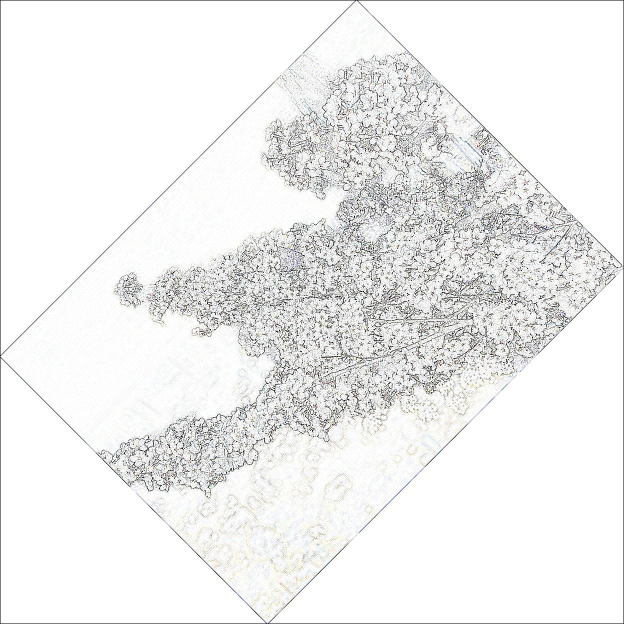
#> input picture img/picture35.jpg, 1248 x 1248 px, given in place of picture50.jpg, which was not available (shown at 1/2 size)
$ python '21-예제.py'
#> lines starting #> are read from the running program, lines starting #| are printed output that depends on the picture; pictures that were not available may be replaced by others from this repository, and a replacement may not be noted
from PIL import Image, ImageFilter, ImageEnhance, ImageOps
import random
num1 = random.randint(1, 99)
if num1 < 10:
    num1 = "0" + str(num1)
else:
    num1 = str(num1)
pic1 = "C:\파이썬 공부\img\picture"+num1+".jpg"
img = Image.open(pic1)
#> img is the input picture: PIL image 1248x1248 RGB; mean R, G, B 239, 239, 238.6
img = img.transpose(Image.FLIP_LEFT_RIGHT)
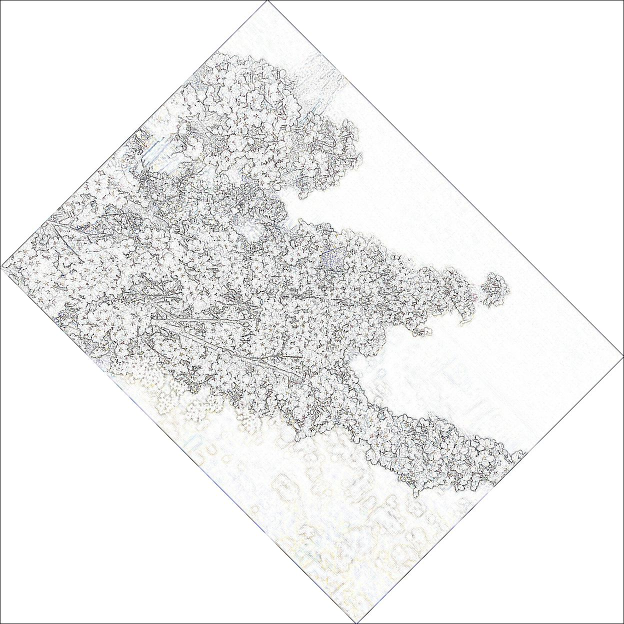
#> img: PIL image 1248x1248 RGB (shown at 1/2 size); mean R, G, B 239, 239, 238.6
img = img.transpose(Image.FLIP_TOP_BOTTOM)
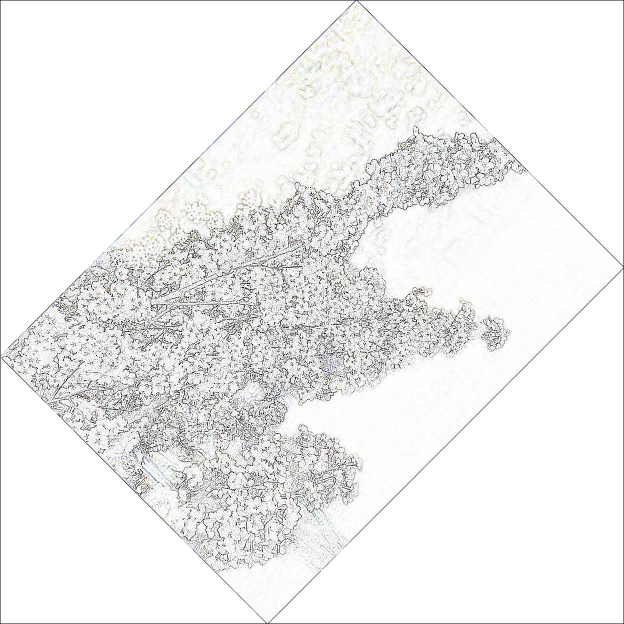
#> img: PIL image 1248x1248 RGB (shown at 1/2 size); mean R, G, B 239, 239, 238.6
img = img.rotate(45, expand=True)
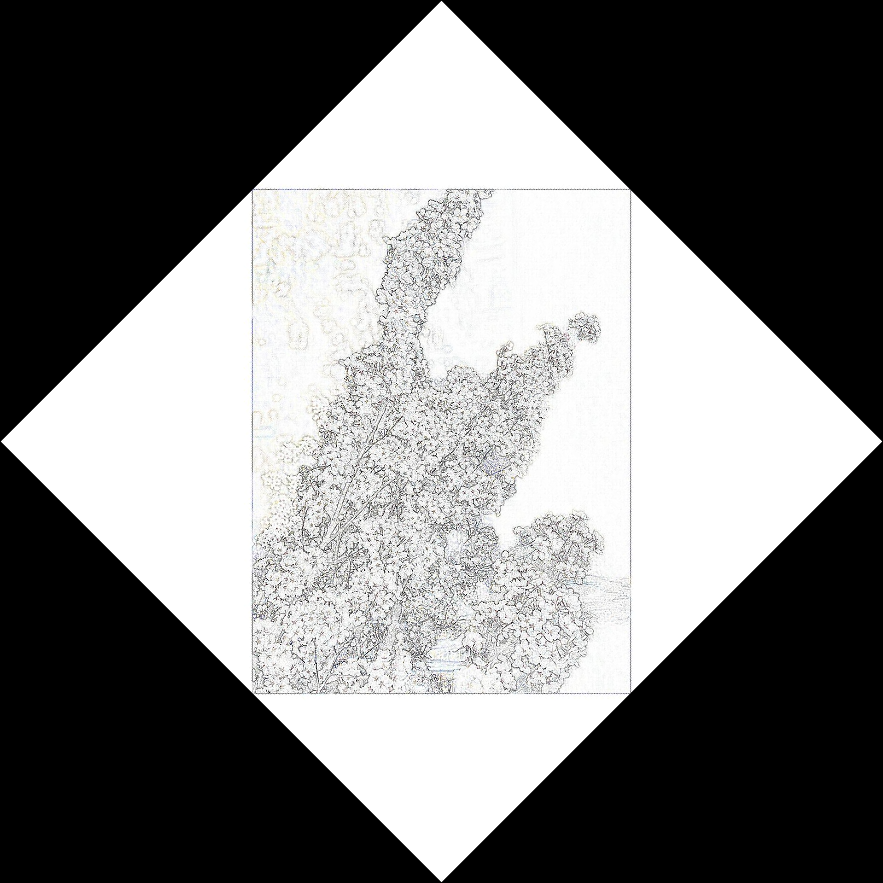
#> img: PIL image 1766x1766 RGB (shown at 1/2 size); mean R, G, B 119.5, 119.5, 119.3
img = img.filter(ImageFilter.CONTOUR)
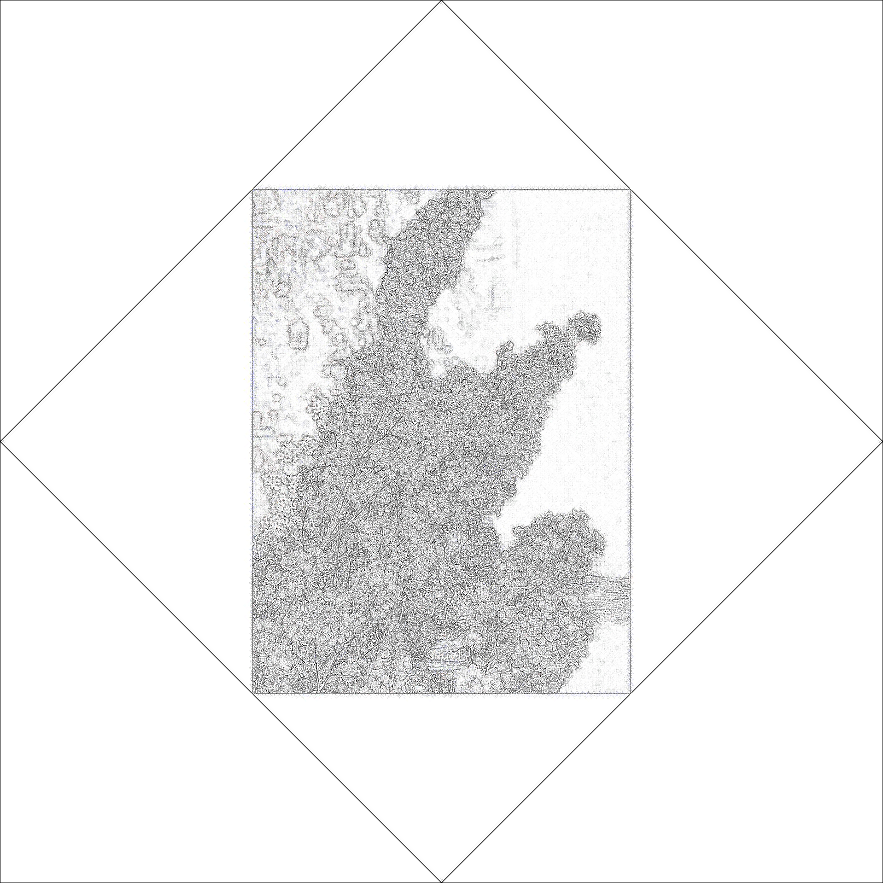
#> img: PIL image 1766x1766 RGB (shown at 1/2 size); mean R, G, B 241.8, 241.8, 241.8
img.show()
img.save(pic1)
print(num1)
